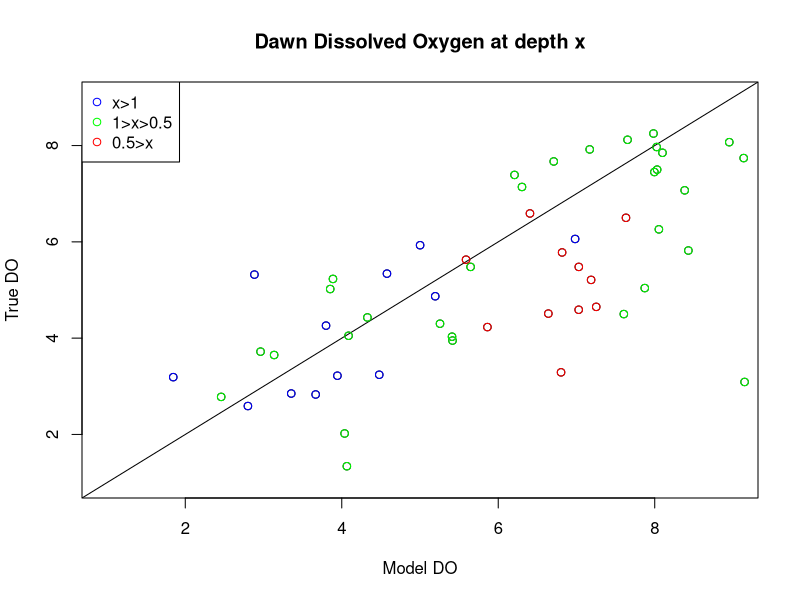

The R script that drew this image:
dat <- read.csv("DO-Sampling/_dat/Data/DawnDuskDO.csv")

#DO Model Function----
DO_fun<-function(t,x,parms)
{
  DO<-x
  tempC<-parms["tempC"]
  Z<-parms["Z"]
  k<-parms["k"]
  WR<-0.07203515/60 #lake average water respiration in g/m^3/min
  # DO Saturation at a given temperature        
  DOsat<-4.09+(10.5*exp(-0.0371*tempC)) #nothing can change here
  SR<- ((((0.287*tempC-2.5)*44.661)*0.7)*0.001)/60
  # diffusive exchange
  DE<-(DO*DOsat)*(2.2*10^-5)*(k^-1)*60*10^-2 #nothing to change here but the 60/10 situation
  # below is eq 2. but i am not sure the do term should be ther
  #dDO<- DO - SR*Z^-1 + WR +DE*Z^-1
  dDO<- -1*(SR*Z^-1+WR+DE*Z^-1)
  return(list(dDO))
}


#Optimizing K----
Do_fit<-function(p,dat){
  K<-p
  dat$Z<- dat$depth2-dat$depth #9 boards in the WCS
  dat$tempC<-dat$Temp_C
  dat$DawnDO_Mod<-NA 
  for (i in 1:NROW(dat)){
    DO_dusk<-dat$DO_dusk[i]
    parms=c(tempC = dat$tempC[i], Z = dat$Z[i], k=(K*(dat$Z[i]/dat$depth2[i])))
    solution<- deSolve::ode(
      y=DO_dusk, 
      times=c(0:(10*60)), 
      func=DO_fun,
      parms= parms,
      method="euler")
    dat$DawnDO_Mod[i]<-solution[601,2]
  }
  dat$DawnDO_Mod<-dat$DO_dusk-dat$DawnDO_Mod
  # compare predicted to observed
  resid<- dat$DO_dawn-dat$DawnDO_Mod
  ss_res<- sum(resid^2) # sum of square residuals, minimize error
  return(ss_res)
}

# test to see if function is behaving
Do_fit (p=0.08,dat)

Fig<-optimize(Do_fit, dat, interval=c(0,0.15), tol=0.01)







#Using new k value 
####Check Model against real data----
dat <- read.csv("DO-Sampling/_dat/Data/DawnDuskDO.csv")
dat$Z<- dat$depth2-dat$depth #9 boards in the WCS
dat$tempC<-dat$Temp_C
dat$k<-0.0606*(dat$Z/dat$depth2) #depth from pt 2 bttmm/total depth
dat$DawnDO_Mod<-NA 
for (i in 1:NROW(dat))
{
  DO_dusk<-dat$DO_dusk[i]
  parms=c(tempC = dat$tempC[i], Z = dat$Z[i], k=dat$k[i])
  solution<- deSolve::ode(
    y=DO_dusk, 
    times=c(0:(10*60)), 
    func=DO_fun,
    parms= parms,
    method="euler")
  dat$DawnDO_Mod[i]<-solution[601,2]
}

dat$DawnDO_Mod<-dat$DO_dusk-dat$DawnDO_Mod

plot(dat$DO_dawn~dat$DawnDO_Mod, main="Dawn Dissolved Oxygen at depth x", xlab="Model DO", ylab="True DO", ylim=c(1,9), xlim=c(1,9))
abline(0,1)
dat1<-subset(dat, dat$depth>=1)
points(dat1$DO_dawn~dat1$DawnDO_Mod, col="blue")
dat6<-subset(dat, dat$depth<1&dat$depth>0.5)
points(dat6$DO_dawn~dat6$DawnDO_Mod, col="green")
dat2<-subset(dat, dat$depth<0.5)
points(dat2$DO_dawn~dat2$DawnDO_Mod, col="red")
legend("topleft",legend=c("x>1","1>x>0.5","0.5>x"),
       col=c("blue","green","red"),pch=1,bg="white")
